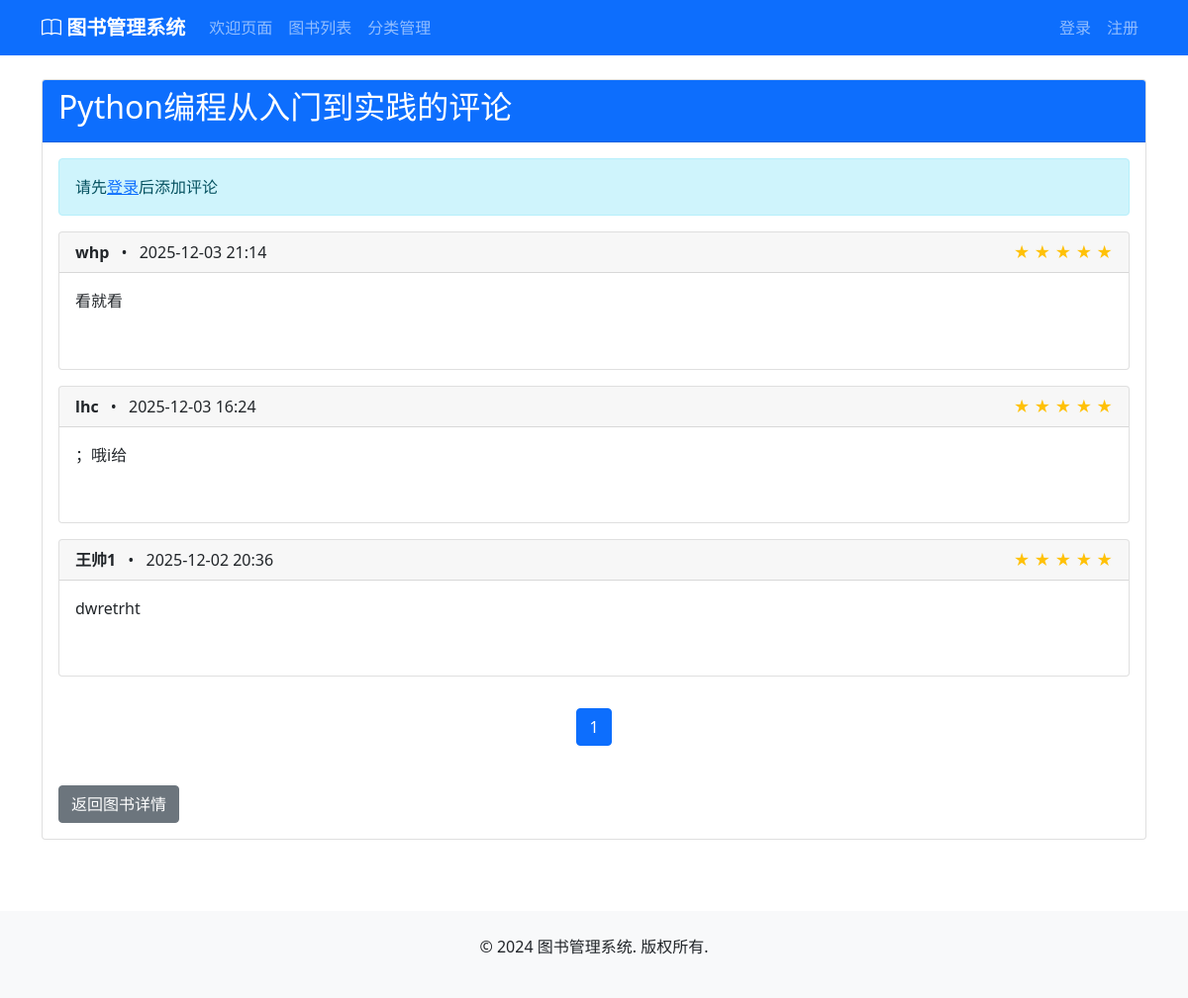
The app's page /reviews/book/2/ with its own data.
### books/models.py (models this page shows, shortened)
class Book(models.Model):
    STATUS_CHOICES = [
        ('available', '可借阅'),
        ('borrowed', '已借出'),
        ('maintenance', '维护中'),
        ('lost', '丢失'),
    ]
    title = models.CharField(max_length=200, verbose_name='书名')
    author = models.CharField(max_length=100, verbose_name='作者')
    isbn = models.CharField(max_length=20, unique=True, verbose_name='ISBN')
    publisher = models.CharField(max_length=100, blank=True, null=True, verbose_name='出版社')
    publication_date = models.DateField(blank=True, null=True, verbose_name='出版日期')
    category = models.ForeignKey(Category, on_delete=models.PROTECT, null=True, blank=True, verbose_name='分类')
    description = models.TextField(blank=True, null=True, verbose_name='描述')
    cover_image = models.ImageField(upload_to='book_covers/', blank=True, null=True, verbose_name='封面图片')
    total_copies = models.PositiveIntegerField(default=1, verbose_name='总册数')
    available_copies = models.PositiveIntegerField(default=1, verbose_name='可借册数')
    location = models.CharField(max_length=50, blank=True, null=True, verbose_name='书架位置')
    status = models.CharField(max_length=20, choices=STATUS_CHOICES, default='available', verbose_name='状态')
    created_at = models.DateTimeField(auto_now_add=True, verbose_name='创建时间')
    updated_at = models.DateTimeField(auto_now=True, verbose_name='更新时间')
    class Meta:
        verbose_name = '图书'
        verbose_name_plural = '图书'

### reviews/models.py (models this page shows, shortened)
class Review(models.Model):
    RATING_CHOICES = [
        (5, '⭐⭐⭐⭐⭐'),
        (4, '⭐⭐⭐⭐'),
        (3, '⭐⭐⭐'),
        (2, '⭐⭐'),
        (1, '⭐'),
    ]
    user = models.ForeignKey(User, on_delete=models.CASCADE, verbose_name='评论用户')
    book = models.ForeignKey(Book, on_delete=models.CASCADE, verbose_name='评论图书')
    rating = models.IntegerField(choices=RATING_CHOICES, verbose_name='评分')
    comment = models.TextField(verbose_name='评论内容')
    is_approved = models.BooleanField(default=True, verbose_name='是否审核通过')
    created_at = models.DateTimeField(auto_now_add=True, verbose_name='创建时间')
    updated_at = models.DateTimeField(auto_now=True, verbose_name='更新时间')
    class Meta:
        verbose_name = '书评'
        verbose_name_plural = '书评'
        ordering = ['-created_at']
        unique_together = ['user', 'book']

### accounts/models.py (models this page shows, shortened)
class CustomUser(AbstractUser):
    ROLE_CHOICES = [
        ('admin', '管理员'),
        ('user', '普通用户'),
    ]
    role = models.CharField(max_length=10, choices=ROLE_CHOICES, default='user', verbose_name='角色')
    phone = models.CharField(max_length=20, blank=True, null=True, verbose_name='电话')
    address = models.TextField(blank=True, null=True, verbose_name='地址')
    birth_date = models.DateField(blank=True, null=True, verbose_name='出生日期')
    created_at = models.DateTimeField(auto_now_add=True, verbose_name='创建时间')
    updated_at = models.DateTimeField(auto_now=True, verbose_name='更新时间')
    class Meta:
        verbose_name = '用户'
        verbose_name_plural = '用户'

### reviews/views.py (the view)
# urls.py: path('book/<int:book_id>/', views.book_reviews, name='book_reviews'),
def book_reviews(request, book_id):
    from books.models import Book
    book = get_object_or_404(Book, id=book_id)
    reviews = Review.objects.filter(book=book, is_approved=True).order_by('-created_at')
    paginator = Paginator(reviews, 10)
    page_number = request.GET.get('page')
    page_obj = paginator.get_page(page_number)
    user_review = None
    if request.user.is_authenticated:
        user_review = Review.objects.filter(book=book, user=request.user).first()
    return render(request, 'reviews/book_reviews.html', {
        'book': book,
        'page_obj': page_obj,
        'user_review': user_review
    })

### templates/reviews/book_reviews.html (shortened to what this page needs)
{% extends 'base.html' %}
{% block content %}
<div class="container my-4">
    <div class="card mb-4">
        <div class="card-header bg-primary text-white">
            <h2>{{ book.title }}的评论</h2>
        </div>
        <div class="card-body">
            {% if user.is_authenticated %}
                {% if not user_review %}
                <a href="{% url 'reviews:create_review' book.id %}" class="btn btn-primary mb-4">添加评论</a>
                {% else %}
                <div class="alert alert-info" role="alert">
                    您已经评论过这本书了：
                    <a href="{% url 'reviews:edit_review' user_review.id %}" class="btn btn-sm btn-primary">编辑</a>
                    <a href="{% url 'reviews:delete_review' user_review.id %}" class="btn btn-sm btn-danger">删除</a>
                </div>
                {% endif %}
            {% else %}
            <div class="alert alert-info" role="alert">
                请先<a href="{% url 'accounts:login' %}">登录</a>后添加评论
            </div>
            {% endif %}
            {% if page_obj %}
            <div class="review-list">
                {% for review in page_obj %}
                <div class="card mb-3">
                    <div class="card-header">
                        <div class="d-flex justify-content-between align-items-center">
                            <div>
                                <strong>{{ review.user.username }}</strong>
                                <span class="mx-2">•</span>
                                <span>{{ review.created_at|date:"Y-m-d H:i" }}</span>
                            </div>
                            <div>
                                {% for i in "12345"|make_list %}
                                {% if forloop.counter <= review.rating %}
                                <span class="text-warning">★</span>
                                {% else %}
                                <span class="text-gray-300">☆</span>
                                {% endif %}
                                {% endfor %}
                            </div>
                        </div>
                    </div>
                    <div class="card-body">
                        <p class="card-text">{{ review.comment }}</p>
                        {% if review.is_approved %}
                        <span class="badge badge-success">已审核</span>
                        {% else %}
                        <span class="badge badge-warning">待审核</span>
                        {% endif %}
                    </div>
                </div>
                {% endfor %}
            </div>
            <nav aria-label="Page navigation">
                <ul class="pagination justify-content-center">
                    {% for num in page_obj.paginator.page_range %}
                    {% if page_obj.number == num %}
                    <li class="page-item active"><span class="page-link">{{ num }}</span></li>
                    {% else %}
                    <li class="page-item"><a class="page-link" href="?page={{ num }}">{{ num }}</a></li>
                    {% endif %}
                    {% endfor %}
                </ul>
            </nav>
            {% else %}
            <div class="alert alert-info" role="alert">
                暂无评论
            </div>
            {% endif %}
            <a href="{% url 'books:book_detail' book.id %}" class="btn btn-secondary mt-4">返回图书详情</a>
        </div>
    </div>
</div>
{% endblock %}

### static/css/style.css (style rules this page uses)
.pagination { justify-content: center; margin-top: 2rem; }

### records on screen
Book: title "Python编程从入门到实践"
Review: user.username "whp", created_at "2025-12-03 21:14", rating 5 (drawn), comment "看就看"
Review: user.username "lhc", created_at "2025-12-03 16:24", rating 5 (drawn), comment "；哦i给"
Review: user.username "王帅1", created_at "2025-12-02 20:36", rating 5 (drawn), comment "dwretrht"

### other values on screen
{{ num }} "1"
